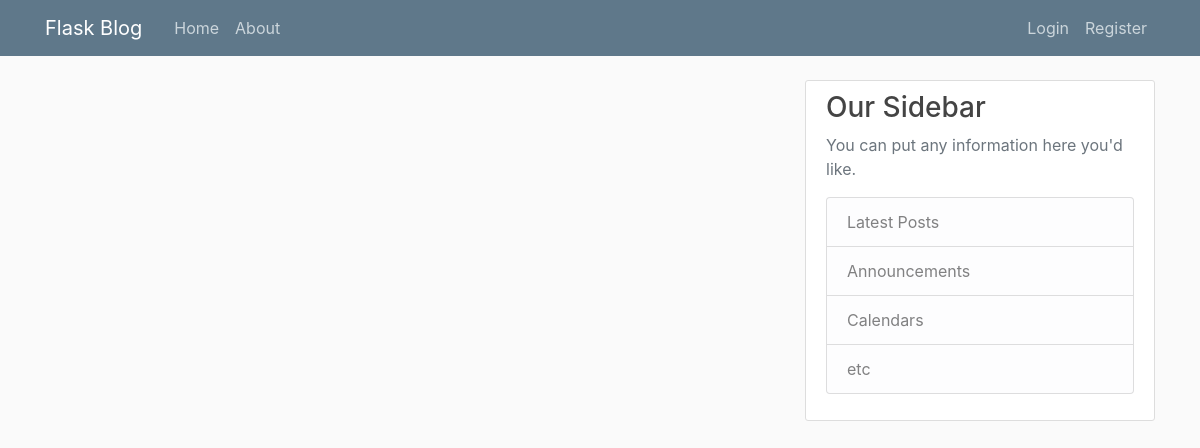
The app's page /home, older data.
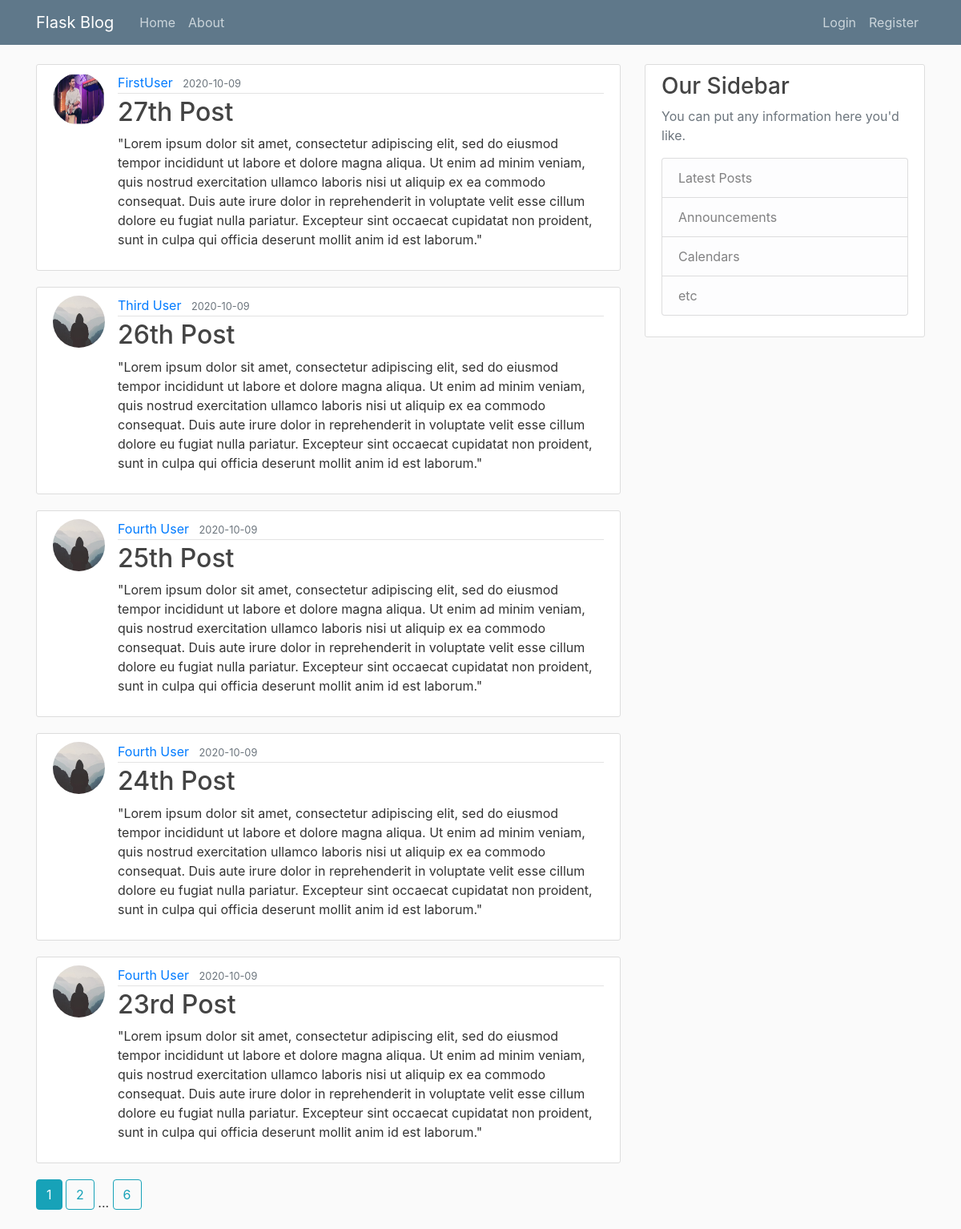
The same page, newer data.
### flaskblog/models.py (models this page shows, shortened)
class Post(db.Model):
    id = db.Column(db.Integer, primary_key=True)
    title = db.Column(db.String(100), nullable=False)
    date_posted = db.Column(db.DateTime, nullable=False, default=datetime.utcnow)
    content = db.Column(db.Text, nullable=False)
    user_id = db.Column(db.Integer, db.ForeignKey('user.id'), nullable='False')

class User(db.Model, UserMixin):
    id = db.Column(db.Integer, primary_key=True)
    username = db.Column(db.String(20), unique=True, nullable=False)
    email = db.Column(db.String(120), unique=True, nullable=False)
    image_file = db.Column(db.String(20), nullable=False, default='default.jpg')
    password = db.Column(db.String(60), nullable=False)
    posts = db.relationship('Post', backref='author', lazy='dynamic')

### flaskblog/main/routes.py (the view)
@main.route("/")
@main.route("/home")
def home():
    page = request.args.get('page', 1, type=int)
    posts = Post.query.order_by(Post.date_posted.desc()).paginate(page=page, per_page=5)
    return render_template('home.html', posts=posts)

### flaskblog/templates/home.html
{% extends "layout.html" %}
{% block content %}
    {% for post in posts.items %}
        <article class="media content-section">
            <img class='rounded-circle article-img' src='{{ url_for("static", filename="profile_pics/" + post.author.image_file) }}'>
            <div class="media-body">
            <div class="article-metadata">
                <a class="mr-2" href="{{ url_for('users.user_posts', username=post.author.username) }}">{{ post.author.username }}</a>
                <small class="text-muted">{{ post.date_posted.strftime('%Y-%m-%d') }}</small>
            </div>
            <h2><a class="article-title" href="{{ url_for('posts.post', post_id=post.id) }}">{{ post.title }}</a></h2>
            <p class="article-content">{{ post.content }}</p>
            </div>
        </article>
    {% endfor %}
    {% for page_num in posts.iter_pages(left_edge=1, right_edge=1, left_current=1, right_current=2) %}
        {% if page_num %}
            {% if posts.page == page_num %}
                <a class='btn btn-info mb-4' href='{{ url_for("main.home", page=page_num) }}'>{{ page_num }}</a>
            {% else %}
                <a class='btn btn-outline-info mb-4' href='{{ url_for("main.home", page=page_num) }}'>{{ page_num }}</a>
            {% endif %}
        {% else %}
            ...
        {% endif %}
    {% endfor %}
{% endblock content %}

Row changes from the older to the newer data that the page shows:
added Post: image_file (picture), author.username "FirstUser", date_posted "2020-10-09", title "27th Post", content "\"Lorem ipsum dolor sit amet, consectetur adipiscing elit, sed do eiusmod tempor incididunt ut labore et dolore magna aliqua. Ut enim ad minim veniam, quis nostrud exercitation ullamco laboris nisi ut aliquip ex ea commodo consequat. Duis aute irure dolor in reprehenderit in voluptate velit esse cillum dolore eu fugiat nulla pariatur. Excepteur sint occaecat cupidatat non proident, sunt in culpa qui officia deserunt mollit anim id est laborum.\""
added Post: image_file (placeholder picture), author.username "Third User", date_posted "2020-10-09", title "26th Post", content "\"Lorem ipsum dolor sit amet, consectetur adipiscing elit, sed do eiusmod tempor incididunt ut labore et dolore magna aliqua. Ut enim ad minim veniam, quis nostrud exercitation ullamco laboris nisi ut aliquip ex ea commodo consequat. Duis aute irure dolor in reprehenderit in voluptate velit esse cillum dolore eu fugiat nulla pariatur. Excepteur sint occaecat cupidatat non proident, sunt in culpa qui officia deserunt mollit anim id est laborum.\""
added Post: image_file (placeholder picture), author.username "Fourth User", date_posted "2020-10-09", title "25th Post", content "\"Lorem ipsum dolor sit amet, consectetur adipiscing elit, sed do eiusmod tempor incididunt ut labore et dolore magna aliqua. Ut enim ad minim veniam, quis nostrud exercitation ullamco laboris nisi ut aliquip ex ea commodo consequat. Duis aute irure dolor in reprehenderit in voluptate velit esse cillum dolore eu fugiat nulla pariatur. Excepteur sint occaecat cupidatat non proident, sunt in culpa qui officia deserunt mollit anim id est laborum.\""
added Post: image_file (placeholder picture), author.username "Fourth User", date_posted "2020-10-09", title "24th Post", content "\"Lorem ipsum dolor sit amet, consectetur adipiscing elit, sed do eiusmod tempor incididunt ut labore et dolore magna aliqua. Ut enim ad minim veniam, quis nostrud exercitation ullamco laboris nisi ut aliquip ex ea commodo consequat. Duis aute irure dolor in reprehenderit in voluptate velit esse cillum dolore eu fugiat nulla pariatur. Excepteur sint occaecat cupidatat non proident, sunt in culpa qui officia deserunt mollit anim id est laborum.\""
added Post: image_file (placeholder picture), author.username "Fourth User", date_posted "2020-10-09", title "23rd Post", content "\"Lorem ipsum dolor sit amet, consectetur adipiscing elit, sed do eiusmod tempor incididunt ut labore et dolore magna aliqua. Ut enim ad minim veniam, quis nostrud exercitation ullamco laboris nisi ut aliquip ex ea commodo consequat. Duis aute irure dolor in reprehenderit in voluptate velit esse cillum dolore eu fugiat nulla pariatur. Excepteur sint occaecat cupidatat non proident, sunt in culpa qui officia deserunt mollit anim id est laborum.\""
Text that changed along with them:
new list line: "1"
new list line: "2"
new list line: "6"
